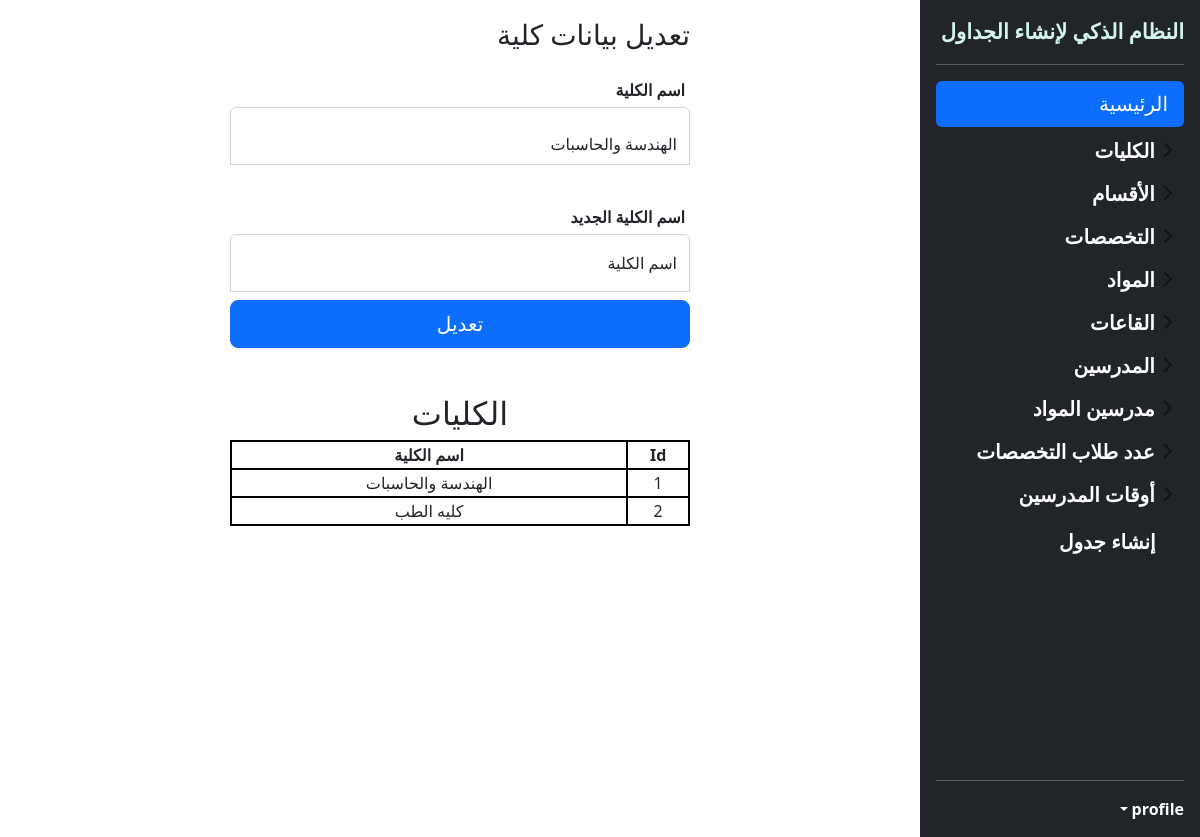
The page /update_coll on the database as committed earlier.
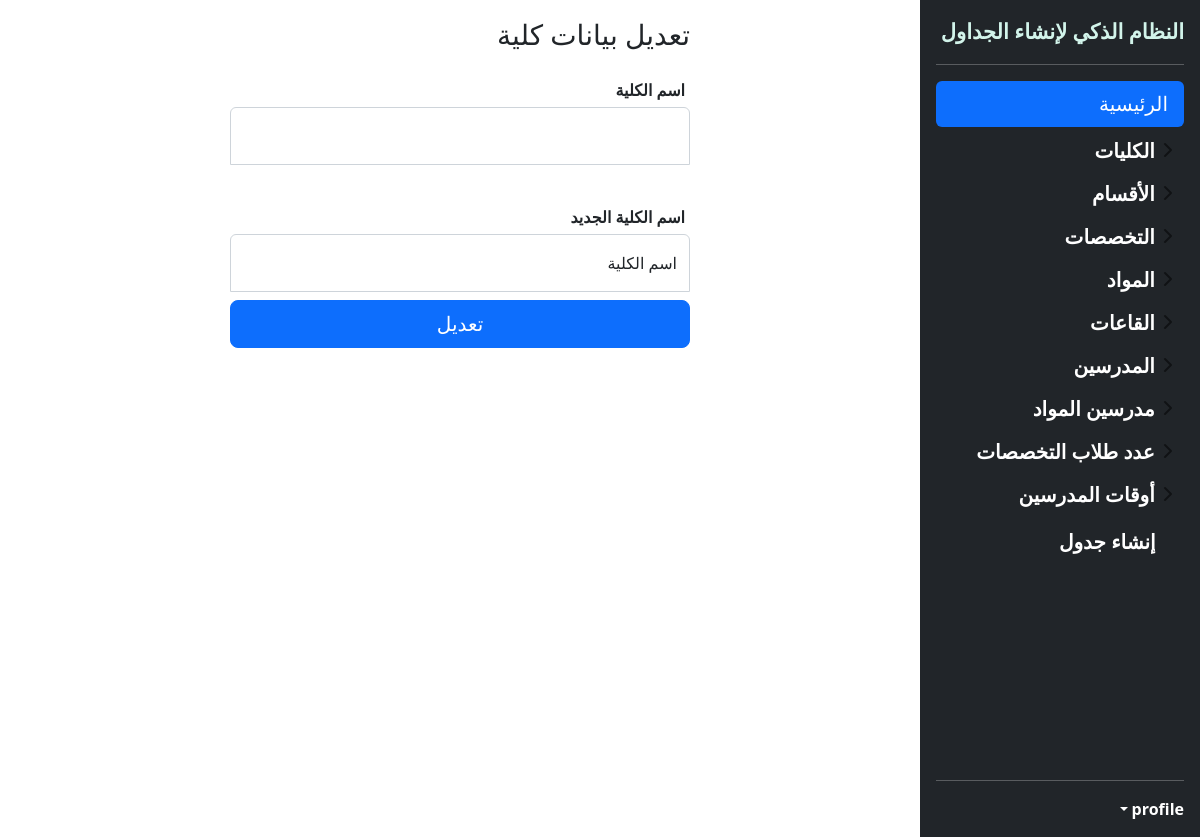
The same page on the database as committed later.
### app.py (models this page shows)
class College(db.Model):
    coll_id = db.Column(db.Integer, primary_key=True)
    coll_name = db.Column(db.String(70), unique=True, nullable=False)
    departments = db.relationship("Department", backref="college")
    majors = db.relationship("Major", backref="college")
    teachers = db.relationship("Teacher", backref="college")

### app.py (the view)
@app.route('/update_coll', methods=['GET', 'POST'])
def update_coll():
    all_colls = db.session.query(College).all()
    if request.method == "POST":
        c_name = request.form["cName"]
        coll_to_update = College.query.filter_by(coll_name=c_name).first()
        coll_to_update.coll_name = request.form["newName"]
        db.session.commit()
    return render_template('updateColl.html', all_colls=all_colls)

### templates/updateColl.html
{% include 'header.html' %}
<aside class="cont">
<main class="form-signin w-50 m-auto">
  <form action="{{ url_for('update_coll') }}" method="post">
    <h1 class="h3 mb-3 fw-normal">تعديل بيانات كلية</h1>
      <label class="lab">اسم الكلية</label>
        <div class="form-floating">
      <select name="cName" class="form-control" id="floatingType">
          {% for c in all_colls %}
          <option>{{ c.coll_name}}</option>
          {% endfor %}
      </select>
    </div>
      <label class="lab">اسم الكلية الجديد</label>
    <div class="form-floating">
      <input type="text" autocomplete="off" class="form-control" name="newName" id="floatingText" placeholder="اسم الكلية" required>
      <label for="floatingText">اسم الكلية</label>
    </div>
    <button class="w-100 btn btn-lg btn-primary" type="submit">تعديل</button>
  </form>
        <article class="data">
        {% if all_colls != [] %}
            <h2>الكليات</h2>
        <table class="tdata">
            <th>
            Id
            </th>
            <th>
                اسم الكلية
            </th>
        {% for c in all_colls %}
            <tr>
                <td>{{ c.coll_id }}</td>
            <td>{{ c.coll_name }}</td>
            </tr>
        {% endfor %}
            </table>
    {% endif %}
    </article>
</main>
</aside>
{% include 'footer.html' %}

Rows that differ between the two databases and show on the page:
removed College: coll_id "1", coll_name "الهندسة والحاسبات"
removed College: coll_id "2", coll_name "كليه الطب"
Other text that changed with them:
form field cName: "الهندسة والحاسبات" → (not shown)
text no longer shown: "الكليات Id اسم الكلية"
